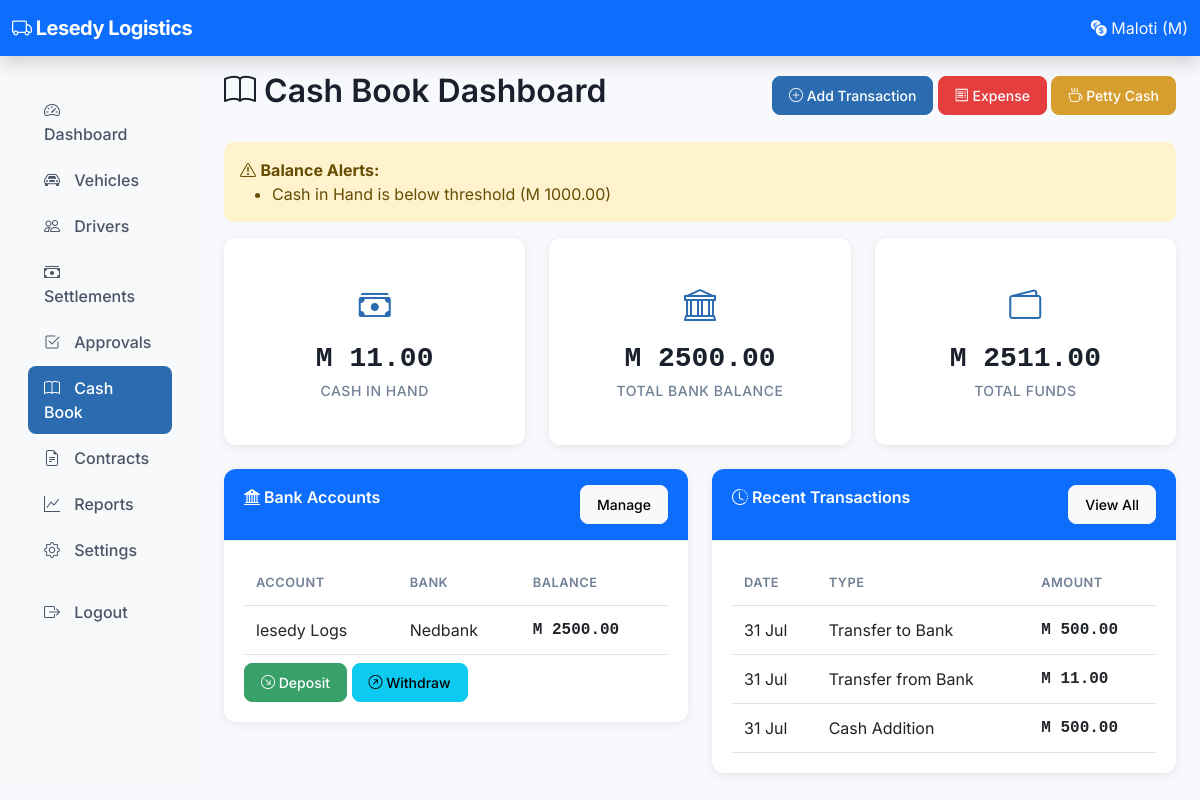
The page /owner/cashbook/ (signed in) on the database its author committed.
### accounts/models.py (models this page shows, shortened)
class SystemSettings(models.Model):
    debt_cap = models.DecimalField(max_digits=10, decimal_places=2, default=500.00)
    repayment_percentage = models.IntegerField(default=100)
    minimum_driver_take = models.DecimalField(max_digits=10, decimal_places=2, default=0)
    company_name = models.CharField(max_length=200, default='My Transport Fleet')
    company_phone = models.CharField(max_length=20, blank=True)
    company_email = models.EmailField(blank=True)
    company_address = models.TextField(blank=True)
    company_logo = models.ImageField(upload_to='company/', null=True, blank=True)
    days_in_month_for_salary = models.IntegerField(default=30)
    contract_settlement_day = models.IntegerField(default=1,
                                                   help_text="Day of month when contract is settled")
    default_bank_account = models.ForeignKey(
        'cashbook.BankAccount', on_delete=models.SET_NULL, null=True, blank=True
    )
    cash_alert_threshold = models.DecimalField(max_digits=10, decimal_places=2, default=1000.00)
    bank_alert_threshold = models.DecimalField(max_digits=10, decimal_places=2, default=2000.00)
    updated_at = models.DateTimeField(auto_now=True)
    class Meta:
        verbose_name_plural = "System Settings"
    @classmethod
    def get_settings(cls):
        obj, created = cls.objects.get_or_create(id=1)
        return obj

### cashbook/models.py (models this page shows, shortened)
class CashInHand(models.Model):
    balance = models.DecimalField(max_digits=12, decimal_places=2, default=0)
    last_updated = models.DateTimeField(auto_now=True)
    class Meta:
        verbose_name = 'Cash in Hand'
        verbose_name_plural = 'Cash in Hand'
    @classmethod
    def get_instance(cls):
        obj, created = cls.objects.get_or_create(id=1)
        return obj
    @classmethod
    def get_balance(cls):
        return cls.get_instance().balance

class BankAccount(models.Model):
    name = models.CharField(max_length=100)
    account_number = models.CharField(max_length=50)
    bank_name = models.CharField(max_length=100)
    branch = models.CharField(max_length=100, blank=True)
    opening_balance = models.DecimalField(max_digits=12, decimal_places=2, default=0)
    current_balance = models.DecimalField(max_digits=12, decimal_places=2, default=0)
    is_active = models.BooleanField(default=True)
    created_at = models.DateTimeField(auto_now_add=True)
    updated_at = models.DateTimeField(auto_now=True)
    class Meta:
        ordering = ['name']

class CashTransaction(models.Model):
    TRANSACTION_TYPES = [
        ('addition', 'Cash Addition'),
        ('withdrawal', 'Cash Withdrawal'),
        ('transfer_to_bank', 'Transfer to Bank'),
        ('transfer_from_bank', 'Transfer from Bank'),
        ('expense_cash', 'Expense (Cash)'),
        ('expense_bank', 'Expense (Bank)'),
        ('petty_cash', 'Petty Cash'),
        ('salary_payment', 'Salary Payment'),
        ('commission_payment', 'Commission Payment'),
        ('bonus_payment', 'Bonus Payment'),
        ('loan_repayment', 'Loan Repayment'),
        ('settlement_collection', 'Settlement Collection'),
    ]
    CATEGORIES = [
        ('settlement_collection', 'Driver Settlement Collection'),
        ('other_income', 'Other Income'),
        ('loan_income', 'Loan Received'),
        ('fuel', 'Fuel'),
        ('maintenance', 'Maintenance/Repairs'),
        ('insurance', 'Insurance'),
        ('permit', 'Permit/License'),
        ('admin_expense', 'Admin Expense'),
        ('driver_salary', 'Driver Salary'),
        ('driver_commission', 'Driver Commission'),
        ('driver_bonus', 'Driver Bonus'),
        ('repayment', 'Loan Repayment'),
        ('other_expense', 'Other Expense'),
        ('petty_cash_expense', 'Petty Cash Expense'),
    ]
    settlement = models.ForeignKey(
        'settlements.DailySettlement',
        on_delete=models.SET_NULL,
        null=True,
        blank=True,
        related_name='cash_transactions',
    )
    bank_account = models.ForeignKey(
        BankAccount,
        on_delete=models.SET_NULL,
        null=True,
        blank=True,
        related_name='transactions',
    )
    transaction_type = models.CharField(max_length=30, choices=TRANSACTION_TYPES)
    category = models.CharField(max_length=30, choices=CATEGORIES)
    amount = models.DecimalField(max_digits=12, decimal_places=2)
    date = models.DateField(default=timezone.now)
    reference = models.CharField(max_length=100, blank=True)
    receipt_photo = models.ImageField(upload_to='receipts/', null=True, blank=True)
    cash_balance_after = models.DecimalField(
        max_digits=12, decimal_places=2, editable=False, null=True, blank=True
    )
    bank_balance_after = models.DecimalField(
        max_digits=12, decimal_places=2, editable=False, null=True, blank=True
    )
    notes = models.TextField(blank=True)
    created_by = models.ForeignKey(
        'auth.User',
        on_delete=models.SET_NULL,
        null=True,
        blank=True,
        related_name='cash_transactions',
    )
    created_at = models.DateTimeField(auto_now_add=True)
    class Meta:
        ordering = ['-date', '-created_at']

### cashbook/views.py (the view)
# urls.py: path('', views.cashbook_dashboard, name='owner_cashbook_dashboard'),
@_owner_required
def cashbook_dashboard(request):
    settings = SystemSettings.get_settings()
    cash_balance = CashInHand.get_balance()
    bank_accounts = BankAccount.objects.filter(is_active=True)
    bank_total = bank_accounts.aggregate(total=Sum('current_balance'))['total'] or 0
    recent_transactions = CashTransaction.objects.all().order_by('-created_at')[:10]
    alerts = []
    if cash_balance < settings.cash_alert_threshold:
        alerts.append(f'Cash in Hand is below threshold (M {settings.cash_alert_threshold})')
    for account in bank_accounts:
        if account.current_balance < settings.bank_alert_threshold:
            alerts.append(f'{account.name} balance is below threshold (M {settings.bank_alert_threshold})')
    context = {
        'settings': settings,
        'cash_balance': cash_balance,
        'bank_total': bank_total,
        'bank_accounts': bank_accounts,
        'recent_transactions': recent_transactions,
        'alerts': alerts,
    }
    return render(request, 'owner/cashbook/dashboard.html', context)

### templates/owner/cashbook/dashboard.html (shortened to what this page needs)
{% extends 'base.html' %}
{% block content %}
<div class="d-flex justify-content-between align-items-center mb-4">
    <h2><i class="bi bi-book"></i> Cash Book Dashboard</h2>
    <div>
        <a href="{% url 'owner_cashbook_add' %}" class="btn btn-primary"><i class="bi bi-plus-circle"></i> Add Transaction</a>
        <a href="{% url 'owner_cashbook_expense' %}" class="btn btn-danger"><i class="bi bi-receipt"></i> Expense</a>
        <a href="{% url 'owner_cashbook_petty_cash' %}" class="btn btn-warning"><i class="bi bi-cup-hot"></i> Petty Cash</a>
    </div>
</div>
{% if alerts %}
<div class="alert alert-warning">
    <i class="bi bi-exclamation-triangle"></i> <strong>Balance Alerts:</strong>
    <ul class="mb-0">
        {% for alert in alerts %}
        <li>{{ alert }}</li>
        {% endfor %}
    </ul>
</div>
{% endif %}
<div class="row mb-4">
    <div class="col-md-4">
        <div class="card text-center stat-card">
            <div class="card-body">
                <div class="stat-icon"><i class="bi bi-cash-stack"></i></div>
                <div class="stat-value">M {{ cash_balance|floatformat:2 }}</div>
                <div class="stat-label">Cash in Hand</div>
            </div>
        </div>
    </div>
    <div class="col-md-4">
        <div class="card text-center stat-card">
            <div class="card-body">
                <div class="stat-icon"><i class="bi bi-bank"></i></div>
                <div class="stat-value">M {{ bank_total|floatformat:2 }}</div>
                <div class="stat-label">Total Bank Balance</div>
            </div>
        </div>
    </div>
    <div class="col-md-4">
        <div class="card text-center stat-card">
            <div class="card-body">
                <div class="stat-icon"><i class="bi bi-wallet2"></i></div>
                <div class="stat-value">M {{ cash_balance|add:bank_total|floatformat:2 }}</div>
                <div class="stat-label">Total Funds</div>
            </div>
        </div>
    </div>
</div>
<div class="row">
    <div class="col-lg-6">
        <div class="card mb-4">
            <div class="card-header bg-primary text-white">
                <i class="bi bi-bank2"></i> Bank Accounts
                <a href="{% url 'owner_cashbook_banks' %}" class="btn btn-sm btn-light float-end">Manage</a>
            </div>
            <div class="card-body">
                <div class="table-responsive">
                    <table class="table table-sm">
                        <thead>
                            <tr>
                                <th>Account</th>
                                <th>Bank</th>
                                <th>Balance</th>
                            </tr>
                        </thead>
                        <tbody>
                            {% for account in bank_accounts %}
                            <tr>
                                <td>{{ account.name }}</td>
                                <td>{{ account.bank_name }}</td>
                                <td class="amount">M {{ account.current_balance|floatformat:2 }}</td>
                            </tr>
                            {% empty %}
                            <tr><td colspan="3" class="text-center text-muted">No bank accounts</td></tr>
                            {% endfor %}
                        </tbody>
                    </table>
                </div>
                <div class="mt-2">
                    <a href="{% url 'owner_cashbook_bank_deposit' %}" class="btn btn-sm btn-success"><i class="bi bi-arrow-down-right-circle"></i> Deposit</a>
                    <a href="{% url 'owner_cashbook_bank_withdraw' %}" class="btn btn-sm btn-info"><i class="bi bi-arrow-up-right-circle"></i> Withdraw</a>
                </div>
            </div>
        </div>
    </div>
    <div class="col-lg-6">
        <div class="card">
            <div class="card-header bg-primary text-white">
                <i class="bi bi-clock-history"></i> Recent Transactions
                <a href="{% url 'owner_cashbook_ledger' %}" class="btn btn-sm btn-light float-end">View All</a>
            </div>
            <div class="card-body">
                <div class="table-responsive">
                    <table class="table table-sm">
                        <thead>
                            <tr>
                                <th>Date</th>
                                <th>Type</th>
                                <th>Amount</th>
                            </tr>
                        </thead>
                        <tbody>
                            {% for t in recent_transactions %}
                            <tr>
                                <td>{{ t.date|date:"d M" }}</td>
                                <td>{{ t.get_transaction_type_display }}</td>
                                <td class="amount">M {{ t.amount|floatformat:2 }}</td>
                            </tr>
                            {% empty %}
                            <tr><td colspan="3" class="text-center text-muted">No transactions yet</td></tr>
                            {% endfor %}
                        </tbody>
                    </table>
                </div>
            </div>
        </div>
    </div>
</div>
{% endblock %}

### templates/base.html (shortened to what this page needs)
{% load static %}
<!DOCTYPE html>
<html lang="en">
<head>
    <link href="https://cdn.jsdelivr.net/npm/bootstrap@5.3.0/dist/css/bootstrap.min.css" rel="stylesheet">
    <link rel="stylesheet" href="https://cdn.jsdelivr.net/npm/bootstrap-icons@1.11.0/font/bootstrap-icons.css">
    <link rel="stylesheet" href="{% static 'css/style.css' %}">
</head>
<body>
    <nav class="navbar navbar-dark bg-primary shadow">
        <div class="container-fluid">
            <a class="navbar-brand" href="{% url 'owner_dashboard' %}">
                <i class="bi bi-truck"></i> {{ company_name|default:"Taxi Accounting" }}
            </a>
            <span class="navbar-text text-light">
                <i class="bi bi-currency-exchange"></i> Maloti (M)
            </span>
        </div>
    </nav>
    <div class="container-fluid">
        <div class="row">
            <nav class="col-md-3 col-lg-2 d-none d-md-block bg-light sidebar">
                <div class="position-sticky">
                    <ul class="nav flex-column p-3">
                        <li class="nav-item">
                            <a class="nav-link {% if request.resolver_match.url_name == 'owner_dashboard' %}active{% endif %}"
                               href="{% url 'owner_dashboard' %}">
                                <i class="bi bi-speedometer2"></i> Dashboard
                            </a>
                        </li>
                        <li class="nav-item">
                            <a class="nav-link {% if 'vehicle' in request.resolver_match.url_name %}active{% endif %}"
                               href="{% url 'owner_vehicle_list' %}">
                                <i class="bi bi-car-front"></i> Vehicles
                            </a>
                        </li>
                        <li class="nav-item">
                            <a class="nav-link {% if 'driver' in request.resolver_match.url_name %}active{% endif %}"
                               href="{% url 'owner_driver_list' %}">
                                <i class="bi bi-people"></i> Drivers
                            </a>
                        </li>
                        <li class="nav-item">
                            <a class="nav-link {% if 'settlement' in request.resolver_match.url_name %}active{% endif %}"
                               href="{% url 'owner_settlement_list' %}">
                                <i class="bi bi-cash-stack"></i> Settlements
                            </a>
                        </li>
                        <li class="nav-item">
                            <a class="nav-link {% if 'approval' in request.resolver_match.url_name %}active{% endif %}"
                               href="{% url 'owner_pending_approvals' %}">
                                <i class="bi bi-check2-square"></i> Approvals
                            </a>
                        </li>
                        <li class="nav-item">
                            <a class="nav-link {% if 'cashbook' in request.resolver_match.url_name or 'bank' in request.resolver_match.url_name %}active{% endif %}"
                               href="{% url 'owner_cashbook_dashboard' %}">
                                <i class="bi bi-book"></i> Cash Book
                            </a>
                        </li>
                        <li class="nav-item">
                            <a class="nav-link {% if 'contract' in request.resolver_match.url_name %}active{% endif %}"
                               href="{% url 'owner_contract_dashboard' %}">
                                <i class="bi bi-file-earmark-text"></i> Contracts
                            </a>
                        </li>
                        <li class="nav-item">
                            <a class="nav-link {% if 'report' in request.resolver_match.url_name %}active{% endif %}"
                               href="{% url 'report_index' %}">
                                <i class="bi bi-graph-up"></i> Reports
                            </a>
                        </li>
                        <li class="nav-item">
                            <a class="nav-link {% if 'setting' in request.resolver_match.url_name %}active{% endif %}"
                               href="{% url 'owner_settings' %}">
                                <i class="bi bi-gear"></i> Settings
                            </a>
                        </li>
                        <li class="nav-item mt-3">
                            <a class="nav-link" href="{% url 'logout' %}">
                                <i class="bi bi-box-arrow-right"></i> Logout
                            </a>
                        </li>
                    </ul>
                </div>
            </nav>
            <main class="col-md-9 col-lg-10 px-4 py-3">
                {% block content %}{% endblock %}
            </main>
        </div>
    </div>
</body>
</html>

### rows shown on the page
SystemSettings: company_name "Lesedy Logistics"
CashInHand: balance "11.00", balance "2511.00"
BankAccount: name "lesedy Logs", bank_name "Nedbank", current_balance "2500.00"
CashTransaction: date "31 Jul", transaction_type "Transfer to Bank", amount "500.00"
CashTransaction: date "31 Jul", transaction_type "Transfer from Bank", amount "11.00"
CashTransaction: date "31 Jul", transaction_type "Cash Addition", amount "500.00"

### other values the page prints
{{ alert }} "Cash in Hand is below threshold (M 1000.00)"
{{ bank_total|floatformat:2 }} "2500.00"
